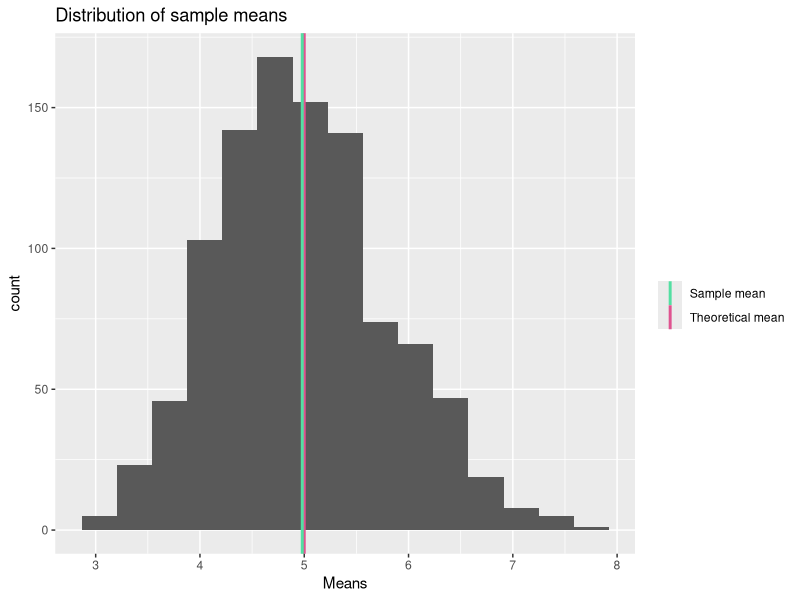

Recreate this plot in R.
## ---- chunk 1
knitr::opts_chunk$set(echo = FALSE, warning = FALSE, message = FALSE)
## ---- chunk 2
library(ggplot2)
## ---- chunk 3
# set the seed for random simulations
set.seed(42)
## ---- chunk 4
lambda <- 0.2
# get a sample of 1000 exponentials with lambda = 0.2
exp_sample <- rexp(1000, lambda)
# get 1000 means of 40 random exponentials with lambda = 0.2 each
means_sample <- apply(matrix(rexp(1000 * 40, lambda), ncol = 40), 1, mean)
## ---- chunk 5
theoretical_mean <- 1 / lambda
sample_mean <- mean(means_sample)
# plot distribution of sample means with markers on theoretical and sample mean
ggplot() +
  geom_histogram(aes(x = means_sample), bins = 15) +
  geom_vline(aes(xintercept = theoretical_mean, color = "Theoretical mean"), size = 1) +
  geom_vline(aes(xintercept = sample_mean, color = "Sample mean"), size = 1) +
  scale_color_manual(name = "", values = c("#53DFA2", "#DF5390"), guide = "legend") +
  labs(title = "Distribution of sample means", x = "Means")
